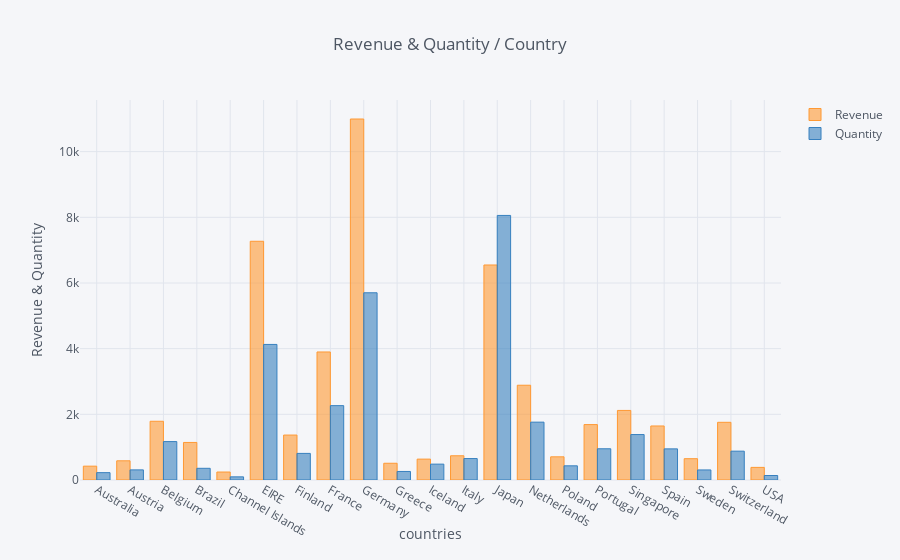

Write notebook code for a chart like this one.
### Code cell
group = df.groupby('Country').agg({'Revenue':'sum','Quantity':'sum'})
group.iplot(kind='bar', xTitle='countries', yTitle='Revenue & Quantity', title='Revenue & Quantity / Country')

### Figure 1 — Plotly figure (JSON) as saved in the notebook; plotly's stock layout.template omitted (floating-point values rounded to 4 significant figures)
{"data": [{"marker": {"color": "rgba(255, 153, 51, 0.6)", "line": {"color": "rgba(255, 153, 51, 1.0)", "width": 1}}, "name": "Revenue", "orientation": "v", "text": "", "type": "bar", "uid": "8581f4f9-4dd0-4413-96da-b35209b46532", "x": ["Australia", "Austria", "Belgium", "Brazil", "Channel Islands", "EIRE", "Finland", "France", "Germany", "Greece", "Iceland", "Italy", "Japan", "Netherlands", "Poland", "Portugal", "Singapore", "Spain", "Sweden", "Switzerland", "USA"], "y": [421.6, 584.8, 1788.0, 1144.0, 243.0, 7270.0, 1369.0, 3899.0, 10990.0, 509.7, 636.2, 737.8, 6549.0, 2887.0, 705.8, 1688.0, 2119.0, 1646.0, 649.1, 1757.0, 383.9]}, {"marker": {"color": "rgba(55, 128, 191, 0.6)", "line": {"color": "rgba(55, 128, 191, 1.0)", "width": 1}}, "name": "Quantity", "orientation": "v", "text": "", "type": "bar", "uid": "9e2656df-bc53-4e1a-84fe-103c19a119d7", "x": ["Australia", "Austria", "Belgium", "Brazil", "Channel Islands", "EIRE", "Finland", "France", "Germany", "Greece", "Iceland", "Italy", "Japan", "Netherlands", "Poland", "Portugal", "Singapore", "Spain", "Sweden", "Switzerland", "USA"], "y": [224, 308, 1170, 356, 96, 4129, 810, 2265, 5702, 260, 483, 653, 8058, 1762, 432, 951, 1384, 948, 306, 878, 137]}], "layout": {"legend": {"bgcolor": "#F5F6F9", "font": {"color": "#4D5663"}}, "paper_bgcolor": "#F5F6F9", "plot_bgcolor": "#F5F6F9", "title": {"font": {"color": "#4D5663"}, "text": "Revenue & Quantity / Country"}, "xaxis": {"gridcolor": "#E1E5ED", "showgrid": true, "tickfont": {"color": "#4D5663"}, "title": {"font": {"color": "#4D5663"}, "text": "countries"}, "zerolinecolor": "#E1E5ED"}, "yaxis": {"gridcolor": "#E1E5ED", "showgrid": true, "tickfont": {"color": "#4D5663"}, "title": {"font": {"color": "#4D5663"}, "text": "Revenue & Quantity"}, "zerolinecolor": "#E1E5ED"}}}
